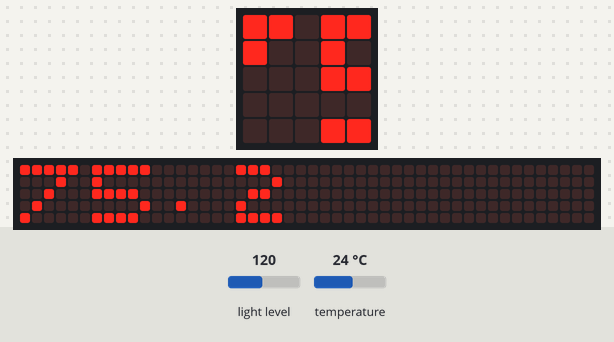
Bench run of a program on a simulated BBC micro:bit (MakeCode). Shown: the board's 5×5 LED display, a strip that is not on the board, showing the scrolling text unrolled. The inputs (shaded band) are chosen by the test bench; at power-on: light level 120, temperature 24 °C. The 48×5 strip is a reading aid, not a part: it shows the text the display is scrolling, unrolled, one strip-width of it at a time.

Above: at 1.27 s.
1.3 s: light level set to 5
At 7.0 s:
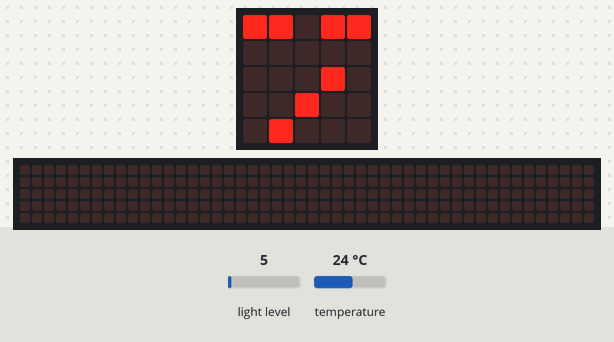
7.3 s: temperature set to 33 °C
At 12.8 s:
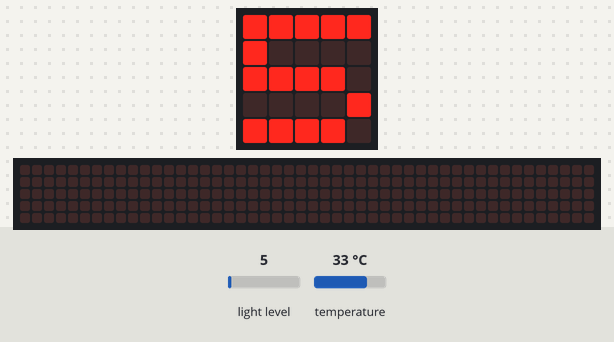
20.9 s: light level set to 64
At 24.04 s:
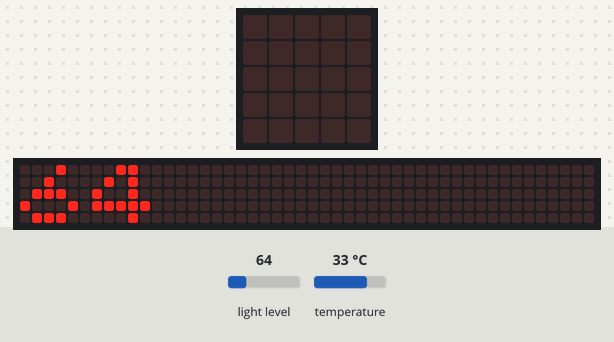
25.4 s: light level set to 128
At 31.94 s:
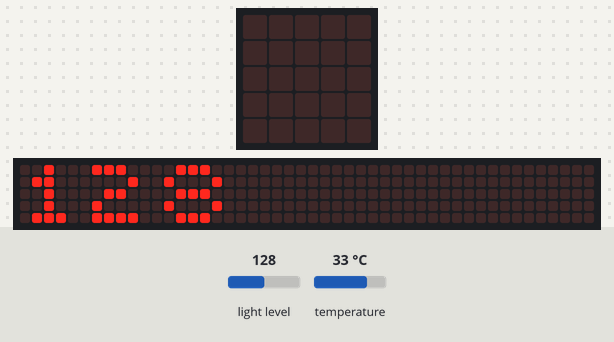

The program:

main.ts
```typescript
let temp = 0
basic.forever(function () {
    temp = input.temperature() * 1.8 + 32
    if (temp >= 104 && input.lightLevel() >= 130) {
        basic.showNumber(temp)
        basic.showNumber(input.lightLevel())
        basic.showIcon(IconNames.Yes)
    } else if (temp < 104 && temp >= 86 || input.lightLevel() < 130 && input.lightLevel() > 80) {
        basic.showNumber(temp)
        basic.showNumber(input.lightLevel())
        basic.showIcon(IconNames.Happy)
    } else {
        basic.showIcon(IconNames.Meh)
    }
})
```

test.ts
```typescript
// aquí va el archivo "tests"; esto no se compilará cuando este paquete se utilice como una extensión.
```

Measured:
- after the input at 1.3 s, the display: first differs from a run without the input after 3.2 s (image 1 shows a later state)
- after the input at 7.3 s, the display: first changes after 0.43 s (image 2 shows a later state)
- what the display in image 2 shows lasts 0.8 s, from 12.2 s to 13.0 s
